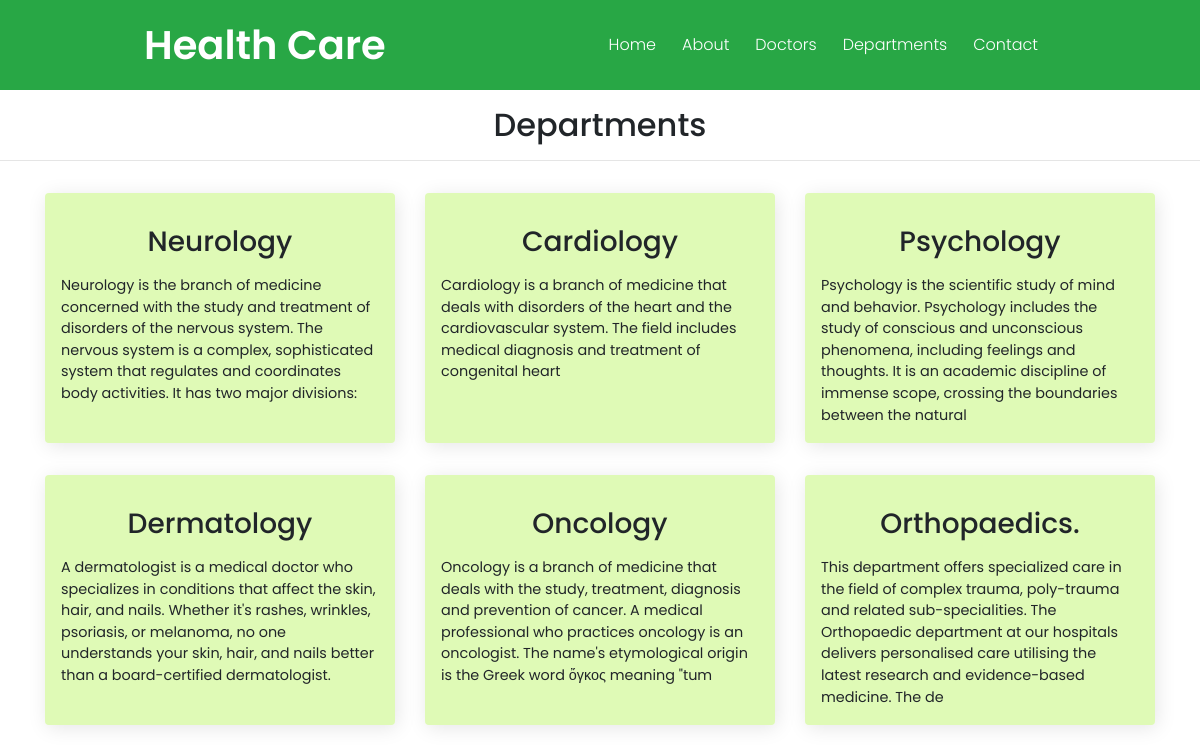
The page /departments on the database its author committed.
### home/models.py (models this page shows, shortened)
class Departments(models.Model):
    dept_name=models.CharField(max_length=150)
    dept_description=models.TextField(max_length=250)

### home/views.py (the view)
# urls.py: path('departments',views.departments,name='departments')
def departments(request):
    dict_departments={
        'dept':Departments.objects.all()
    }
    return render(request,"departments.html",dict_departments)

### templates/departments.html (shortened to what this page needs)
{% extends 'base.html' %}
{% block content %}
<h2 class="text-center pt-3">Departments</h2>
<hr>
<div class="container">
<div class="row">
{% for d in dept %}
<div class="col-lg-4">
<div class="box p-3 my-3 rounded">
    <h3 class="mb-3 mt-3">{{d.dept_name}}</h3>
    <p>{{d.dept_description}}</p>
</div>
</div>
{% endfor %}
</div>
</div>
{% endblock content %}

### static/css/style.css (style rules this page uses)
* { padding: 0; margin: 0; box-sizing: border-box; font-family: 'Poppins', sans-serif; }
.box { display: flex; flex-direction: column; align-items: center; background-color: rgb(223, 250, 182); box-shadow: rgba(0, 0, 0,0.1) 2px 3px 20px; height: 250px; }
.box p { font-size: 0.9rem; }

### rows shown on the page
Departments: dept_name "Neurology", dept_description "Neurology is the branch of medicine concerned with the study and treatment of disorders of the nervous system. The nervous system is a complex, sophisticated system that regulates and coordinates body activities. It has two major divisions:"
Departments: dept_name "Cardiology", dept_description "Cardiology is a branch of medicine that deals with disorders of the heart and the cardiovascular system. The field includes medical diagnosis and treatment of congenital heart"
Departments: dept_name "Psychology", dept_description "Psychology is the scientific study of mind and behavior. Psychology includes the study of conscious and unconscious phenomena, including feelings and thoughts. It is an academic discipline of immense scope, crossing the boundaries between the natural"
Departments: dept_name "Dermatology", dept_description "A dermatologist is a medical doctor who specializes in conditions that affect the skin, hair, and nails. Whether it's rashes, wrinkles, psoriasis, or melanoma, no one understands your skin, hair, and nails better than a board-certified dermatologist."
Departments: dept_name "Oncology", dept_description "Oncology is a branch of medicine that deals with the study, treatment, diagnosis and prevention of cancer. A medical professional who practices oncology is an oncologist. The name's etymological origin is the Greek word ὄγκος meaning \"tum"
Departments: dept_name "Orthopaedics.", dept_description "This department offers specialized care in the field of complex trauma, poly-trauma and related sub-specialities. The Orthopaedic department at our hospitals delivers personalised care utilising the latest research and evidence-based medicine. The de"
